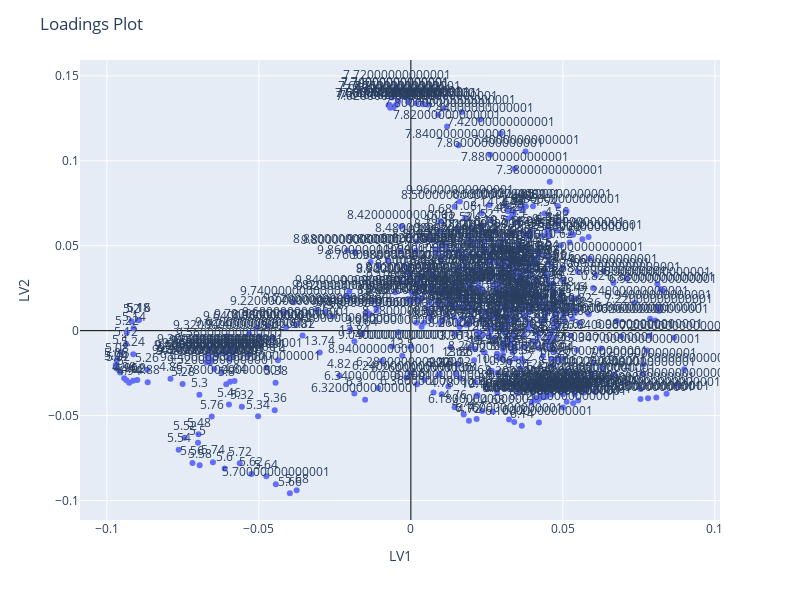

Source (notebook cell):
### Code cell
# Loadings plot
fig = px.scatter(loadings, x="LV1", y="LV2",text="Attributes")
fig.update_xaxes(zeroline=True, zerolinewidth=1, zerolinecolor='Black')
fig.update_yaxes(zeroline=True, zerolinewidth=1, zerolinecolor='Black')
fig.update_traces(textposition='top center')
fig.update_layout(
    height=600,
    width=800,
    title_text='Loadings Plot')
fig.show()

### Figure 1 — Plotly figure (JSON) as saved in the notebook; plotly's stock layout.template omitted (floating-point values rounded to 4 significant figures; data arrays with more than 128 entries replaced by an {"elided": "..."} marker saying what was removed)
{"data": [{"hovertemplate": "LV1=%{x}<br>LV2=%{y}<br>Attributes=%{text}<extra></extra>", "legendgroup": "", "marker": {"color": "#636efa", "symbol": "circle"}, "mode": "markers+text", "name": "", "orientation": "v", "showlegend": false, "text": {"elided": "668 str values"}, "textposition": "top center", "type": "scatter", "x": {"elided": "668 float values"}, "xaxis": "x", "y": {"elided": "668 float values"}, "yaxis": "y"}], "layout": {"height": 600, "legend": {"tracegroupgap": 0}, "margin": {"t": 60}, "title": {"text": "Loadings Plot"}, "width": 800, "xaxis": {"anchor": "y", "domain": [0, 1], "title": {"text": "LV1"}, "zeroline": true, "zerolinecolor": "Black", "zerolinewidth": 1}, "yaxis": {"anchor": "x", "domain": [0, 1], "title": {"text": "LV2"}, "zeroline": true, "zerolinecolor": "Black", "zerolinewidth": 1}}}
